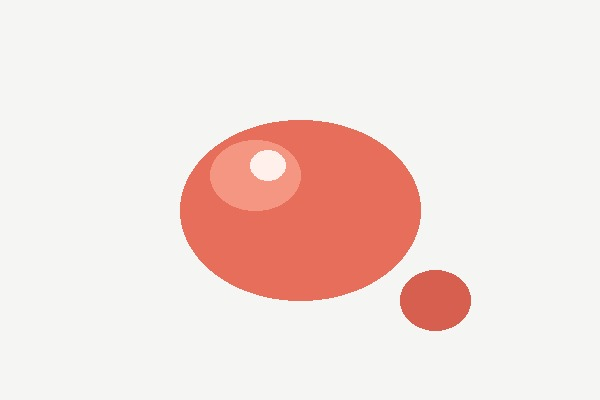
#> input picture plugins/product-shot/examples/example-reference.jpg, 600 x 400 px
$ python extract_palette.py ../examples/example-reference.jpg
#> lines starting #> are read from the running program, lines starting #| are printed output that depends on the picture
#!/usr/bin/env python3
"""
extract_palette.py — pull exact colors out of a reference image, as HEX + RGB.

The DETERMINISTIC half of the `product-shot` skill. When you shoot a formulation
(texture) shot from a reference, you want the product's real color, not the model's
guess. This reads the reference and returns:
  - the dominant palette (K colors) with HEX, RGB, and coverage %
  - optionally the exact color at one point (--point X,Y), e.g. the swatch center
  - optionally the average color of a box region (--box X,Y,W,H)
  - optionally a palette swatch PNG (--swatch out.png)

Feed the HEX values back into the generation prompt so the texture matches the
product color instead of drifting. Only dependency: Pillow. No network.

Usage:
  python3 extract_palette.py ref.jpg
  python3 extract_palette.py ref.jpg --n 6
  python3 extract_palette.py ref.jpg --point 512,340
  python3 extract_palette.py ref.jpg --box 400,300,80,80
  python3 extract_palette.py ref.jpg --n 5 --swatch palette.png
"""
import argparse
import colorsys
import sys

try:
    from PIL import Image
except ImportError:
    sys.stderr.write("Pillow is required: pip install pillow\n")
    sys.exit(2)


def hexof(rgb):
    return "#{:02X}{:02X}{:02X}".format(rgb[0], rgb[1], rgb[2])


def sat_val(rgb):
    """HSV saturation and value (0..1) for a 0..255 RGB."""
    _h, s, v = colorsys.rgb_to_hsv(rgb[0] / 255.0, rgb[1] / 255.0, rgb[2] / 255.0)
    return s, v


def dominant(img, k):
    """K dominant colors via median-cut quantization, sorted by coverage."""
    small = img.convert("RGB")
    small.thumbnail((256, 256))  # speed; color ratios preserved
    q = small.quantize(colors=k, method=Image.Quantize.MEDIANCUT)
    pal = q.getpalette()
    counts = q.getcolors() or []  # [(count, index), ...]
    total = sum(c for c, _ in counts) or 1
    out = []
    for count, idx in sorted(counts, key=lambda x: -x[0]):
        rgb = (pal[idx * 3], pal[idx * 3 + 1], pal[idx * 3 + 2])
        out.append((rgb, count / total))
    return out


def is_product_color(rgb, min_sat=0.15, min_val=0.08, max_val=0.95):
    """A chromatic color, not near-white / near-black / near-gray background."""
    s, v = sat_val(rgb)
    return s >= min_sat and min_val <= v <= max_val


def box_avg(img, x, y, w, h):
    region = img.convert("RGB").crop((x, y, x + w, y + h))
    px = list(region.getdata())
    n = len(px) or 1
    r = sum(p[0] for p in px) // n
    g = sum(p[1] for p in px) // n
    b = sum(p[2] for p in px) // n
    return (r, g, b)


def main():
    ap = argparse.ArgumentParser(description="Extract HEX/RGB colors from a reference image.")
    ap.add_argument("image")
    ap.add_argument("--n", type=int, default=5, help="dominant colors to return (default 5)")
    ap.add_argument("--point", help="exact color at X,Y (e.g. 512,340)")
    ap.add_argument("--box", help="average color of a box X,Y,W,H")
    ap.add_argument("--swatch", help="write a palette swatch PNG to this path")
    args = ap.parse_args()

    img = Image.open(args.image)
#> img is the input picture: PIL image 600x400 RGB; mean R, G, B 242.8, 224.8, 220.2
    W, H = img.size
#> W = 600; H = 400
    print(f"image: {args.image}  ({W}x{H})")
#| image: ../examples/example-reference.jpg  (600x400)

    if args.point:
        x, y = (int(v) for v in args.point.split(","))
        rgb = img.convert("RGB").getpixel((x, y))
        print(f"point ({x},{y}): {hexof(rgb)}  rgb{rgb}")

    if args.box:
        x, y, w, h = (int(v) for v in args.box.split(","))
        rgb = box_avg(img, x, y, w, h)
        print(f"box  ({x},{y},{w}x{h}) avg: {hexof(rgb)}  rgb{rgb}")

    pal = dominant(img, args.n)
#> in dominant, `q = small.quantize(colors=k, method=Image.Quantize.MEDIANCUT)`:
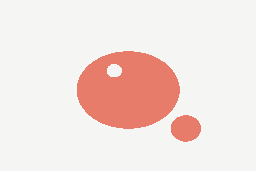
#> q: PIL image 256x171 P; mean R, G, B 243, 226.4, 222.1
#> in dominant, `pal = q.getpalette()`: pal = [248, 248, 245, 247, 245, 243, 245, 245, 243, 243, 246, 243, 232, 124, 107]
#> in dominant, `counts = q.getcolors() or []`: counts = [(248, 0), (633, 1), (35713, 2), (443, 3), (6739, 4)]
#> in dominant, `total = sum(c for c, _ in counts) or 1`: total = 43776
#> the loop in dominant, `for count, idx in sorted(counts, key=lambda x: -x[0]):` made 5 passes
#> (count, idx, rgb) on passes 1 to 5: (35713, 2, (245, 245, 243)), (6739, 4, (232, 124, 107)), (633, 1, (247, 245, 243)), (443, 3, (243, 246, 243)), (248, 0, (248, 248, 245))
#> after the loop in dominant, `for count, idx in sorted(counts, key=lambda x: -x[0]):`: out = [((245, 245, 243), 0.816), ((232, 124, 107), 0.154), ((247, 245, 243), 0.0145), ((243, 246, 243), 0.0101), ((248, 248, 245), 0.00567)]
#> pal has the same summary as out in dominant
    print(f"dominant palette (top {len(pal)}):")
#| dominant palette (top 5):
    for rgb, cov in pal:
        print(f"  {hexof(rgb)}  rgb{rgb}  {cov*100:4.1f}%")
#> this loop made 5 passes
#> (rgb, cov) on passes 1 to 5: ((245, 245, 243), 0.816), ((232, 124, 107), 0.154), ((247, 245, 243), 0.0145), ((243, 246, 243), 0.0101), ((248, 248, 245), 0.00567)
#|   #F5F5F3  rgb(245, 245, 243)  81.6%
#|   #E87C6B  rgb(232, 124, 107)  15.4%
#|   #F7F5F3  rgb(247, 245, 243)   1.4%
#|   #F3F6F3  rgb(243, 246, 243)   1.0%
#|   #F8F8F5  rgb(248, 248, 245)   0.6%

    # product colors: drop the background (near-white / near-black / near-gray) so the
    # actual formulation/packaging color surfaces first, not the studio backdrop.
    wide = dominant(img, max(args.n, 12))
#> call 2 of dominant, with k = 12
#> in dominant (call 2), `q = small.quantize(colors=k, method=Image.Quantize.MEDIANCUT)`:
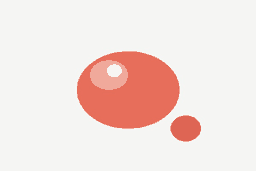
#> q: PIL image 256x171 P; mean R, G, B 242.9, 225.2, 220.7
#> in dominant (call 2), `pal = q.getpalette()`: pal = 36 values, max 248 at index 0, min 84 at index 35, mean 197.4
#> in dominant (call 2), `counts = q.getcolors() or []`: counts = [(230, 0), (442, 1), (317, 2), (35218, 3), (413, 4), (354, 5), (942, 6), (360, 7), (4105, 8), (313, 9), (473, 10), (609, 11)]
#> the loop in dominant (call 2), `for count, idx in sorted(counts, key=lambda x: -x[0]):` made 12 passes
#> (count, idx, rgb) on passes 1 to 12: (35218, 3, (245, 245, 243)), (4105, 8, (231, 110, 91)), (942, 6, (240, 169, 155)), (609, 11, (222, 101, 84)), (473, 10, (229, 110, 91)), (442, 1, (247, 245, 243)), (413, 4, (245, 245, 242)), (360, 7, (232, 110, 92)), (354, 5, (243, 246, 243)), (317, 2, (245, 245, 245)), (313, 9, (232, 110, 89)), (230, 0, (248, 248, 245))
#> after the loop in dominant (call 2), `for count, idx in sorted(counts, key=lambda x: -x[0]):`: out = 12 items
#> wide = 12 items
    prod = [(rgb, cov) for rgb, cov in wide if is_product_color(rgb)]
#> prod = [((231, 110, 91), 0.0938), ((240, 169, 155), 0.0215), ((222, 101, 84), 0.0139), ((229, 110, 91), 0.0108), ((232, 110, 92), 0.00822), ((232, 110, 89), 0.00715)]
    print("product colors (background dropped):")
    if prod:
        for rgb, cov in prod[:args.n]:
            print(f"  {hexof(rgb)}  rgb{rgb}  {cov*100:4.1f}%  <- use this in the prompt")
#> this loop made 5 passes
#> (rgb, cov) on passes 1 to 5: ((231, 110, 91), 0.0938), ((240, 169, 155), 0.0215), ((222, 101, 84), 0.0139), ((229, 110, 91), 0.0108), ((232, 110, 92), 0.00822)
#|   #E76E5B  rgb(231, 110, 91)   9.4%  <- use this in the prompt
#|   #F0A99B  rgb(240, 169, 155)   2.2%  <- use this in the prompt
#|   #DE6554  rgb(222, 101, 84)   1.4%  <- use this in the prompt
#|   #E56E5B  rgb(229, 110, 91)   1.1%  <- use this in the prompt
#|   #E86E5C  rgb(232, 110, 92)   0.8%  <- use this in the prompt
    else:
        print("  (none — image is mostly neutral; use --point on the product itself)")

    if args.swatch:
        sw = 80
        strip = Image.new("RGB", (sw * len(pal), sw), (255, 255, 255))
        for i, (rgb, _) in enumerate(pal):
            strip.paste(Image.new("RGB", (sw, sw), rgb), (i * sw, 0))
        strip.save(args.swatch)
        print(f"swatch: {args.swatch}")


if __name__ == "__main__":
    main()
